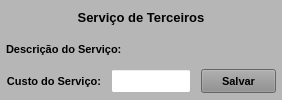
           <widget class="QWidget" name="widget_Terceiros" native="true">
            <property name="minimumSize">
             <size>
              <width>0</width>
              <height>0</height>
             </size>
            </property>
            <property name="maximumSize">
             <size>
              <width>16777215</width>
              <height>100</height>
             </size>
            </property>
            <property name="styleSheet">
             <string notr="true">background-color: rgb(182, 182, 182);</string>
            </property>
            <layout class="QVBoxLayout" name="verticalLayout_7">
             <property name="spacing">
              <number>1</number>
             </property>
             <property name="leftMargin">
              <number>1</number>
             </property>
             <property name="topMargin">
              <number>1</number>
             </property>
             <property name="rightMargin">
              <number>1</number>
             </property>
             <property name="bottomMargin">
              <number>3</number>
             </property>
             <item>
              <widget class="QWidget" name="widget_33" native="true">
               <property name="minimumSize">
                <size>
                 <width>0</width>
                 <height>0</height>
                </size>
               </property>
               <property name="maximumSize">
                <size>
                 <width>16777215</width>
                 <height>30</height>
                </size>
               </property>
               <layout class="QHBoxLayout" name="horizontalLayout_16" stretch="0">
                <property name="spacing">
                 <number>5</number>
                </property>
                <property name="leftMargin">
                 <number>5</number>
                </property>
                <property name="topMargin">
                 <number>2</number>
                </property>
                <property name="rightMargin">
                 <number>5</number>
                </property>
                <property name="bottomMargin">
                 <number>2</number>
                </property>
                <item>
                 <widget class="QLabel" name="label_70">
                  <property name="maximumSize">
                   <size>
                    <width>16777215</width>
                    <height>16777215</height>
                   </size>
                  </property>
                  <property name="font">
                   <font>
                    <pointsize>10</pointsize>
                    <weight>75</weight>
                    <bold>true</bold>
                   </font>
                  </property>
                  <property name="text">
                   <string>Serviço de Terceiros</string>
                  </property>
                  <property name="alignment">
                   <set>Qt::AlignCenter</set>
                  </property>
                 </widget>
                </item>
               </layout>
              </widget>
             </item>
             <item>
              <widget class="QWidget" name="widget_34" native="true">
               <property name="minimumSize">
                <size>
                 <width>0</width>
                 <height>0</height>
                </size>
               </property>
               <property name="maximumSize">
                <size>
                 <width>16777215</width>
                 <height>30</height>
                </size>
               </property>
               <layout class="QHBoxLayout" name="horizontalLayout_19">
                <property name="spacing">
                 <number>5</number>
                </property>
                <property name="leftMargin">
                 <number>5</number>
                </property>
                <property name="topMargin">
                 <number>3</number>
                </property>
                <property name="rightMargin">
                 <number>5</number>
                </property>
                <property name="bottomMargin">
                 <number>3</number>
                </property>
                <item>
                 <widget class="QLabel" name="label_71">
                  <property name="minimumSize">
                   <size>
                    <width>0</width>
                    <height>0</height>
                   </size>
                  </property>
                  <property name="maximumSize">
                   <size>
                    <width>130</width>
                    <height>16777215</height>
                   </size>
                  </property>
                  <property name="font">
                   <font>
                    <pointsize>8</pointsize>
                    <weight>75</weight>
                    <bold>true</bold>
                   </font>
                  </property>
                  <property name="text">
                   <string>Descrição do Serviço:</string>
                  </property>
                  <property name="alignment">
                   <set>Qt::AlignLeading|Qt::AlignLeft|Qt::AlignVCenter</set>
                  </property>
                 </widget>
                </item>
                <item>
                 <widget class="QLabel" name="label_Descricao_Servico">
                  <property name="font">
                   <font>
                    <pointsize>8</pointsize>
                    <weight>75</weight>
                    <bold>true</bold>
                   </font>
                  </property>
                  <property name="text">
                   <string/>
                  </property>
                  <property name="alignment">
                   <set>Qt::AlignRight|Qt::AlignTrailing|Qt::AlignVCenter</set>
                  </property>
                 </widget>
                </item>
               </layout>
              </widget>
             </item>
             <item>
              <widget class="QWidget" name="widget_Total_Servico" native="true">
               <property name="minimumSize">
                <size>
                 <width>0</width>
                 <height>0</height>
                </size>
               </property>
               <property name="maximumSize">
                <size>
                 <width>16777215</width>
                 <height>30</height>
                </size>
               </property>
               <property name="styleSheet">
                <string notr="true"/>
               </property>
               <layout class="QHBoxLayout" name="horizontalLayout_20">
                <property name="spacing">
                 <number>10</number>
                </property>
                <property name="leftMargin">
                 <number>5</number>
                </property>
                <property name="topMargin">
                 <number>3</number>
                </property>
                <property name="rightMargin">
                 <number>5</number>
                </property>
                <property name="bottomMargin">
                 <number>3</number>
                </property>
                <item>
                 <widget class="QLabel" name="label_72">
                  <property name="minimumSize">
                   <size>
                    <width>0</width>
                    <height>0</height>
                   </size>
                  </property>
                  <property name="maximumSize">
                   <size>
                    <width>16777215</width>
                    <height>16777215</height>
                   </size>
                  </property>
                  <property name="font">
                   <font>
                    <pointsize>8</pointsize>
                    <weight>75</weight>
                    <bold>true</bold>
                   </font>
                  </property>
                  <property name="text">
                   <string>Custo do Serviço:</string>
                  </property>
                  <property name="alignment">
                   <set>Qt::AlignRight|Qt::AlignTrailing|Qt::AlignVCenter</set>
                  </property>
                 </widget>
                </item>
                <item>
                 <widget class="QLineEdit" name="line_Valor_Servico">
                  <property name="sizePolicy">
                   <sizepolicy hsizetype="Preferred" vsizetype="Preferred">
                    <horstretch>0</horstretch>
                    <verstretch>0</verstretch>
                   </sizepolicy>
                  </property>
                  <property name="minimumSize">
                   <size>
                    <width>0</width>
                    <height>0</height>
                   </size>
                  </property>
                  <property name="maximumSize">
                   <size>
                    <width>80</width>
                    <height>16777215</height>
                   </size>
                  </property>
                  <property name="font">
                   <font>
                    <pointsize>8</pointsize>
                   </font>
                  </property>
                  <property name="styleSheet">
                   <string notr="true">background-color: rgb(255, 255, 255);</string>
                  </property>
                  <property name="alignment">
                   <set>Qt::AlignCenter</set>
                  </property>
                  <property name="placeholderText">
                   <string/>
                  </property>
                 </widget>
                </item>
                <item>
                 <widget class="QPushButton" name="btn_Salvar">
                  <property name="sizePolicy">
                   <sizepolicy hsizetype="Preferred" vsizetype="Preferred">
                    <horstretch>0</horstretch>
                    <verstretch>0</verstretch>
                   </sizepolicy>
                  </property>
                  <property name="maximumSize">
                   <size>
                    <width>75</width>
                    <height>16777215</height>
                   </size>
                  </property>
                  <property name="font">
                   <font>
                    <pointsize>8</pointsize>
                    <weight>75</weight>
                    <bold>true</bold>
                   </font>
                  </property>
                  <property name="cursor">
                   <cursorShape>PointingHandCursor</cursorShape>
                  </property>
                  <property name="layoutDirection">
                   <enum>Qt::LeftToRight</enum>
                  </property>
                  <property name="autoFillBackground">
                   <bool>false</bool>
                  </property>
                  <property name="styleSheet">
                   <string notr="true">background-color: rgb(141, 141, 141);</string>
                  </property>
                  <property name="text">
                   <string>Salvar</string>
                  </property>
                  <property name="checkable">
                   <bool>false</bool>
                  </property>
                  <property name="autoDefault">
                   <bool>false</bool>
                  </property>
                  <property name="default">
                   <bool>false</bool>
                  </property>
                  <property name="flat">
                   <bool>false</bool>
                  </property>
                 </widget>
                </item>
               </layout>
              </widget>
             </item>
            </layout>
           </widget>
